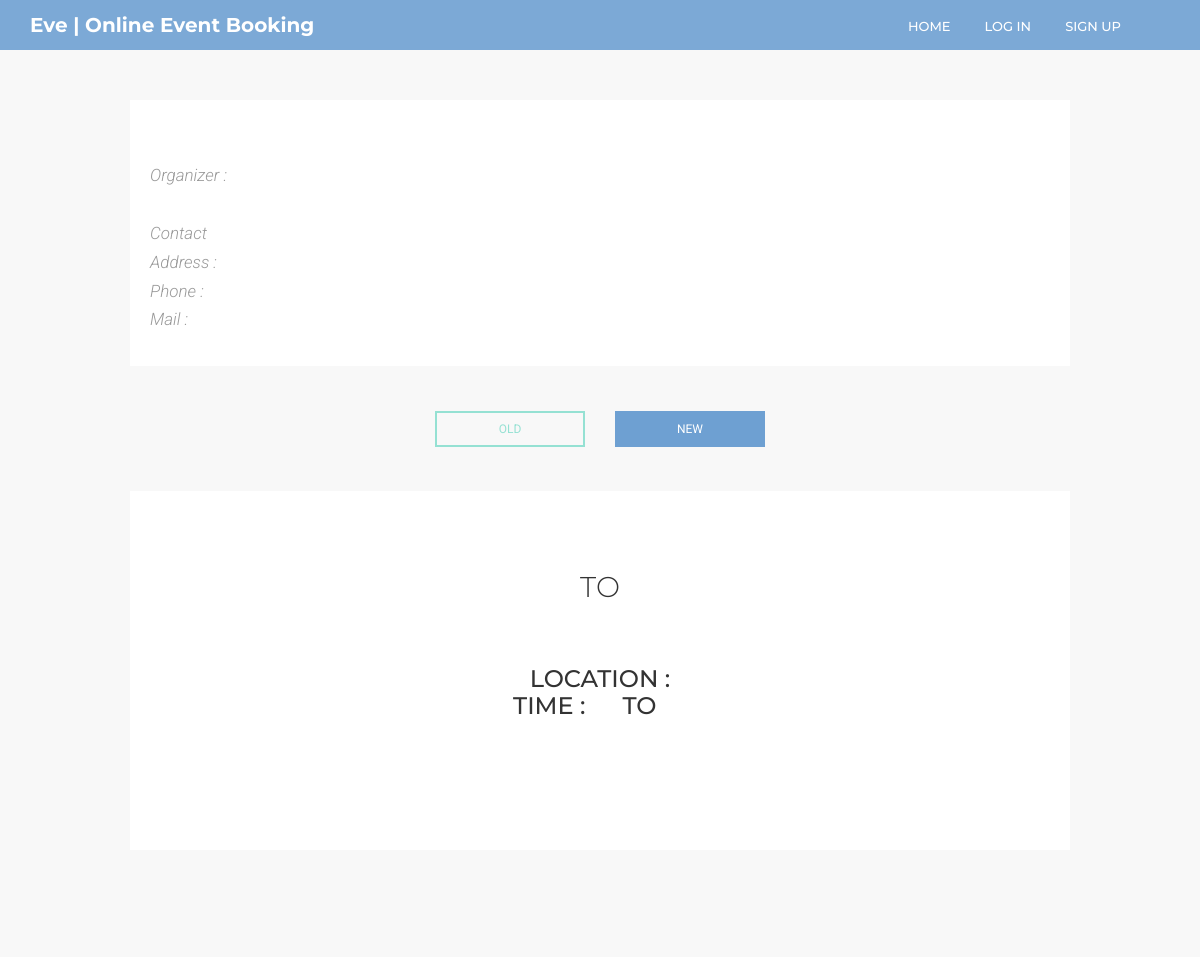
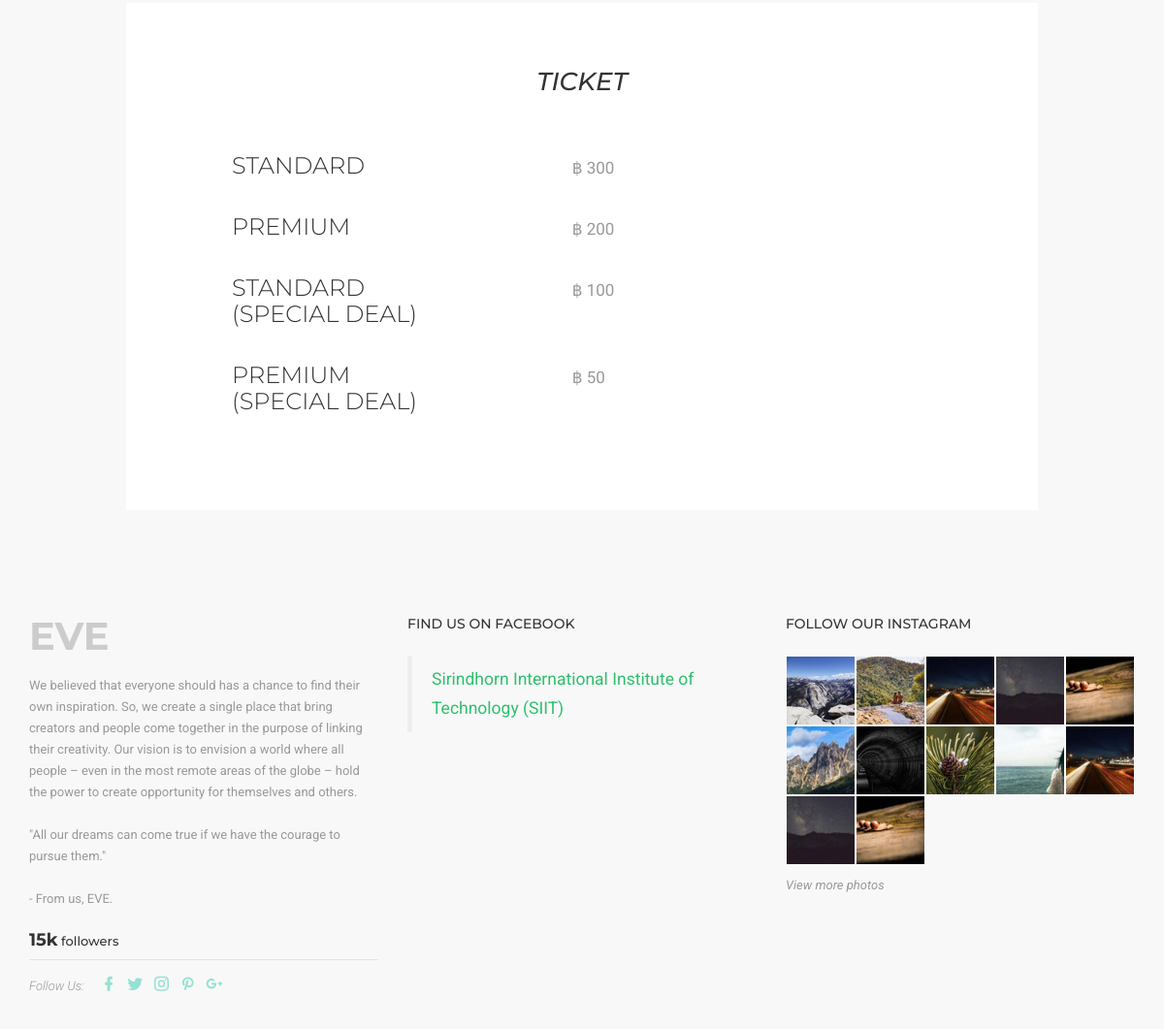
Page /event_seeDetail.php_compare.php?eventID=43 on the committed database (2 pictures, top to bottom).
### tables this page shows
CREATE TABLE `ticketType` (
  `ticketType_ID` int(15) NOT NULL,
  `event_ID` int(15) NOT NULL,
  `ticketType_name` varchar(250) NOT NULL DEFAULT 'Standard',
  `ticketType_price` int(11) NOT NULL,
  `ticketType_totalSeats` int(11) NOT NULL,
  `ticketType_approveStatus` tinyint(1) DEFAULT NULL
);

### event_seeDetail.php_compare.php (the view, shortened to what this page needs)
<?php
require_once('helper.php');
require_once('connect.php');
$eventID = $_GET['eventID'];
$compareMode = "on";
?>
<!DOCTYPE html>
<html lang="en">
<head>
</head>
<body data-target="#nino-navbar" data-spy="scroll">
<header id="nino-header2">
</header>
<?php
$q = "SELECT * FROM event, organizer, eventType, eventEditLog
      WHERE event.event_ID = '$eventID'
      AND event.event_dateEND >= CURRENT_DATE
      AND event.event_organizerID=organizer.account_ID
      AND organizer.organizer_status='1'
      AND event.event_typeID=eventType.eventType_ID
      AND eventEditLog.event_ID=event.event_ID
      AND eventEditLog.edit_approveStatus IS NULL
      ORDER BY eventEditLog.edit_timeStamp DESC";
$result = $mysqli->query($q);
$row = $result->fetch_array();
$event_name = $row['edit_name'];
$organizer_name = $row['organizer_name'];
$organizer_address = $row['organizer_address'];
$organizer_phone = $row['organizer_phone'];
$organizer_email = $row['organizer_email'];
$event_location = $row['edit_location'];
$event_dateStart = $row['edit_dateStart'];
$event_dateEnd = $row['edit_dateEnd'];
$event_timeStart = $row['edit_timeStart'];
$event_timeEnd = $row['edit_timeEnd'];
?>
<section id="nino-brand">
    <div class="verticalCenter fw">
        <div class="container">
            <div class="detail">
                <div class="box">
                    <br>
                    <div>
                        <p class="date">
                            <br>Organizer : &emsp; <?php echo $organizer_name; ?>
                            <br><br>Contact
                            <br>Address : &emsp; <?php echo $organizer_address; ?>
                            <br>Phone : &emsp; <?php echo $organizer_phone; ?>
                            <br>Mail : &emsp; <?php echo $organizer_email; ?>
                        </p>
                    </div>
                    <br>
                </div>
            </div>
            <?php
            if ($compareMode == "on") {
                ?>
                <br><br>
                <div class="row">
                    <div class="col-md-4 col-md-offset-4">
                        <div class="col-md-6">
                            <a href="event_seeDetail.php?eventID=<?php echo $eventID?>&&compareMode=on" class="nino-btninbox1">Old</a>
                        </div>
                        <div class="col-md-6">
                            <a href="event_seeDetail.php_compare.php?eventID=<?php echo $eventID?>" class="nino-btninbox2select">New</a>
                        </div>
                    </div>
                </div>
                <?php
            }
            ?>
            <br><br>
            <div class="detail">
                <div class="box1">
                    <br><br>
                    <h1><?php echo $event_name; ?>
                        <br> <?php echo $event_dateStart; ?>&emsp; to &emsp;<?php echo $event_dateEnd; ?>
                    </h1>
                    <br>
                    <h4 class="topic1">
                        <br>Location : <?php echo $event_location; ?>
                        <br>Time : <?php echo $event_timeStart; ?>&emsp; to &emsp;<?php echo $event_timeEnd; ?>
                    </h4>
                </div>
                <div class="box1">
                    <br><br>
                    <br><br><br>
                </div>
            </div>
        </div>
    </div>
</section>
<section class="nino-testimonial">
    <div class="container">
        <form class="form" action="confirm.php" method="post">
            <div class="detail">
                <div class="box1">
                    <br>
                    <h4 class="topic3">Ticket</h4>
                    <br><br>
                </div>
                <?php
                $q = "SELECT * FROM event, ticketType
                    WHERE event.event_ID = '$eventID'
                    AND event.event_approveStatus = '1'
                    AND event.event_dateEND >= CURRENT_DATE
                    AND event.event_ID=ticketType.event_ID
                    AND ticketType.ticketType_approveStatus='1'";
                $result = $mysqli->query($q);
                while ($row = $result->fetch_array()) {
                    ?>
                    <div class="box1">
                        <div class="col-md-4">
                            <h2 class="topic"><?php echo $row['ticketType_name']; ?></h2><br>
                        </div>
                        <div class="col-md-8">
                            <p class="quotef">
                                ฿ <?php echo $row['ticketType_price']; ?> <?php if ($_SESSION['current_type'] == "Customer") {
                                } ?> </p>
                        </div>
                    </div>
                    <?php
                }
                    ?>
                <br>
                <br>
                <br>
            </div>
        </form>
    </div>
</section>
<footer id="footer">
    <div class="container">
        <div class="row">
            <div class="col-md-4">
                <div class="colInfo">
                    <div class="footerLogo">
                        <a href="#">EVE</a>
                    </div>
                    <p>
                        We believed that everyone should has a chance to find their own inspiration. So, we create a
                        single place that bring creators and people come together in the purpose of linking their
                        creativity.
                        Our vision is to envision a world where all people – even in the most remote areas of the globe
                        – hold the power to create opportunity for themselves and others.
                        <br><br>"All our dreams can come true if we have the courage to pursue them."
                        <br><br> - From us, EVE.
                    </p>
                    <div class="nino-followUs">
                        <div class="totalFollow"><span>15k</span> followers</div>
                        <div class="socialNetwork">
                            <span class="text">Follow Us: </span>
                            <a href="" class="nino-icon"><i class="mdi mdi-facebook"></i></a>
                            <a href="" class="nino-icon"><i class="mdi mdi-twitter"></i></a>
                            <a href="" class="nino-icon"><i class="mdi mdi-instagram"></i></a>
                            <a href="" class="nino-icon"><i class="mdi mdi-pinterest"></i></a>
                            <a href="" class="nino-icon"><i class="mdi mdi-google-plus"></i></a>
                        </div>
                    </div>
                </div>
            </div>
            <div class="col-md-4 col-sm-6">
                <div class="colInfo">
                    <h3 class="nino-colHeading">Find us on Facebook</h3>
                    <div class="fb-page" data-href="https://www.facebook.com/siittu/" data-tabs="timeline"
                         data-height="400" data-small-header="false" data-adapt-container-width="true"
                         data-hide-cover="false" data-show-facepile="true">
                        <blockquote cite="https://www.facebook.com/siittu/" class="fb-xfbml-parse-ignore"><a
                                href="https://www.facebook.com/siittu/">Sirindhorn International Institute of
                                Technology (SIIT)</a></blockquote>
                    </div>
                </div>
            </div>
            <div class="col-md-4 col-sm-6">
                <div class="colInfo">
                    <h3 class="nino-colHeading">Follow our instagram</h3>
                    <div class="instagramImages clearfix">
                        <a href="#"><img src="images/instagram/img-1.jpg" alt=""></a>
                        <a href="#"><img src="images/instagram/img-2.jpg" alt=""></a>
                        <a href="#"><img src="images/instagram/img-3.jpg" alt=""></a>
                        <a href="#"><img src="images/instagram/img-4.jpg" alt=""></a>
                        <a href="#"><img src="images/instagram/img-5.jpg" alt=""></a>
                        <a href="#"><img src="images/instagram/img-6.jpg" alt=""></a>
                        <a href="#"><img src="images/instagram/img-7.jpg" alt=""></a>
                        <a href="#"><img src="images/instagram/img-8.jpg" alt=""></a>
                        <a href="#"><img src="images/instagram/img-9.jpg" alt=""></a>
                        <a href="#"><img src="images/instagram/img-3.jpg" alt=""></a>
                        <a href="#"><img src="images/instagram/img-4.jpg" alt=""></a>
                        <a href="#"><img src="images/instagram/img-5.jpg" alt=""></a>
                    </div>
                    <a href="#" class="morePhoto">View more photos</a>
                </div>
            </div>
        </div>
    </div>
</footer>
</body>
</html>

### css/template.css (style rules this page uses)
html, body { line-height: 1.7; margin: 0; padding: 0; }
body { color: #999; font-size: 13px; font-weight: 400; overflow-x: hidden; position: relative; font-family: 'Roboto', sans-serif; }
article,aside,details,figcaption,figure,footer,header,hgroup,menu,nav,section,main { display: block; }
a { text-decoration: none; outline: none; color: #2ec06c; -webkit-transition: all .3s ease-in-out; -moz-transition: all .3s ease-in-out; -o-transition: all .3s ease-in-out; -ms-transition: all .3s ease-in-out; transition: all .3s ease-in-out; }
a img { border: none; }
h1, h2, h3, h4, h5, h6 { margin: 5px 0 10px; color: #333; text-transform: uppercase; font-family: 'Montserrat', sans-serif; }
h1, h2 { font-weight: 300; }
h1 { font-size: 2.2em; }
h2 { font-size: 1.8em; }
h3 { font-size: 22px; }
h4 { font-size: 18px; }
ul, ul li, ol, ol li, p, form, input { margin: 0; padding: 0; }
p { margin-bottom: 10px; }
img { border: none; max-width: 100%; }
.container { position: relative; }
.fw { flex-wrap: wrap; }
.verticalCenter { -ms-flex-align: center; -webkit-align-items: center; -webkit-box-align: center; align-items: center; }
.box { align-items: center; background-color: #fff; padding-left: 20px; padding-right: 20px; }
.box1 { align-items: center; background-color: #fff; padding-left: 10%; padding-right: 10%; }
.detail { align-items: center; background-color: #fff; width: calc(100%-100px); margin-right: 100px; margin-left: 100px; }
.detail .date { font-size: 17px; font-weight: 300; font-style: italic; margin-bottom: 10px; text-align: left; float: left; }
.detail .quotef { font-size: 17px; font-weight: 300; margin-bottom: 10px; text-align: left; font-family: 'Prompt', sans-serif; float: left; padding-top: 6px; margin-left: 100px; }
.detail .topic { font-size: 24px; text-align: left; }
.detail .topic1 { font-size: 24px; text-align: center; }
.detail .topic3 { font-size: 26px; text-align: center; font-style: italic ; padding-top: 40px; }
.nino-btninbox1 { display: inline-block; color: #95e1d3; text-transform: uppercase; padding: 10px 20px; text-align: center; border: 2px solid #95e1d3; font-size: 12px; line-height: 100%; }
.nino-btninbox2select { display: inline-block; color: #fff; text-transform: uppercase; padding: 10px 20px; text-align: center; background-color: #6EA0D2 ; border: 2px solid #6EA0D2; font-size: 12px; line-height: 100%; }
#nino-header2 { position: relative; font-family: 'Montserrat', sans-serif; }
#nino-header2:after { content: ""; position: absolute; left: 0; top: 0; width: 100%; height: 100%; background: rgba(110,160,210,0.9); }
section { padding: 80px 0; }
.nino-testimonial { background: #f8f8f8; padding: 60px 0; }
#nino-brand { padding: 50px 0; background: #f8f8f8; text-align: center; }
#nino-brand a { display: block; }
footer { padding-top: 50px; background: #f8f8f8; }
footer .nino-colHeading { margin: 0 0 25px; font-size: 14px; }
footer .colInfo { margin-bottom: 30px; }
footer .footerLogo a { color: #ccc; font-size: 40px; font-family: 'Montserrat', sans-serif; font-weight: 700; display: inline-block; margin-bottom: 20px; line-height: 100%; }
footer .nino-followUs { margin: 25px 0; }
footer .nino-followUs .totalFollow { color: #333; font-weight: 500; font-family: 'Montserrat', sans-serif; border-bottom: 1px solid #e5e5e5; padding-bottom: 5px; margin-bottom: 10px; }
footer .nino-followUs .totalFollow span { font-size: 18px; font-weight: 700; }
footer .nino-followUs .socialNetwork .text { font-style: italic; font-weight: 300; display: inline-block; margin-right: 10px; }
footer .nino-followUs .socialNetwork .nino-icon { display: inline-block; margin: 0 3px; font-size: 18px; color: #95e1d3; }
footer .instagramImages a { float: left; width: 82px; margin: 1px; }
footer .morePhoto { color: #999; font-style: italic; margin-top: 10px; display: inline-block; }
@media (max-width: 1200px) { footer .nino-followUs { margin: 15px 0; } }
@media (max-width: 1200px) { footer .instagramImages a { width: 70px; } }

### rows in the picture
tickettype: ticketType_name "STANDARD", ticketType_price "300"
tickettype: ticketType_name "PREMIUM", ticketType_price "200"
tickettype: ticketType_name "STANDARD (SPECIAL DEAL)", ticketType_price "100"
tickettype: ticketType_name "PREMIUM (SPECIAL DEAL)", ticketType_price "50"
